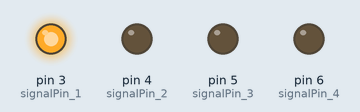
Bench run of a sketch on a simulated Arduino Uno, built with avr-gcc and run on an emulated ATmega328P. Shown: output pins drawn as LEDs (lit = HIGH).

Above: at 0.1 s.
At 0.7 s:
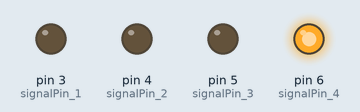
At 1.3 s:
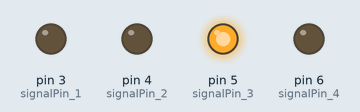
At 2.7 s:
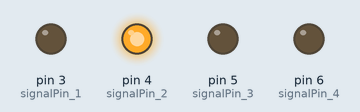
Timing chart, 0 to 3.0 s (numbered marks = the images above):
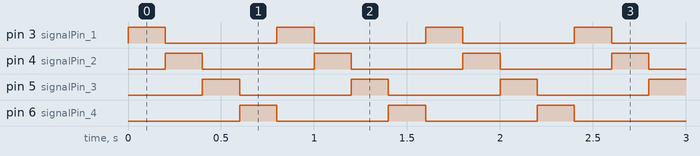

Measured:
- by itself, pin 3 (signalPin_1), pin 4 (signalPin_2), pin 5 (signalPin_3), pin 6 (signalPin_4): alternates HIGH for 0.20 s and LOW for 0.60 s
- by itself, everything shown: repeats every 0.80 s, in 4 steps

The sketch:

ADC_test.ino
```cpp
/*
  RTT ADC test
  Creates delayed square waves for use in ADC testing rig for RTT

  modified 29 Jun 2017
  by Sam O'Mahoony
*/

#define signalPin_1 3
#define signalPin_2 4
#define signalPin_3 5
#define signalPin_4 6

uint8_t signalPins[4] = {signalPin_1, signalPin_2, signalPin_3, signalPin_4};
uint8_t freqDelay = 200; // delay in ms

void setup() {
  for (int i = 0; i < sizeof(signalPins) / sizeof(signalPins[0]); i++) {
    pinMode(signalPins[i], OUTPUT);
  }
}

// the loop function runs over and over again forever
void loop() {
  for (int i = 0; i < sizeof(signalPins) / sizeof(signalPins[0]); i++) {
    digitalWrite(signalPins[i], HIGH);
    delay(freqDelay);
    digitalWrite(signalPins[i], LOW);
  }
}
```
